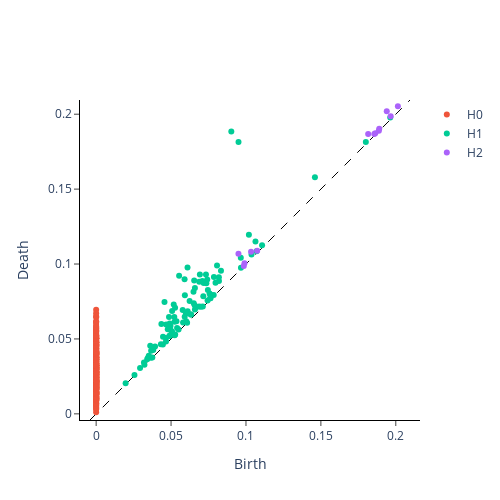

Notebook source saved alongside this figure:
### Code cell
# Index - (human_arms_out, 0), (vase, 10), (dining_chair, 20), (biplane, 30)
index = 30
plot_diagram(persistence_diagrams[index])
